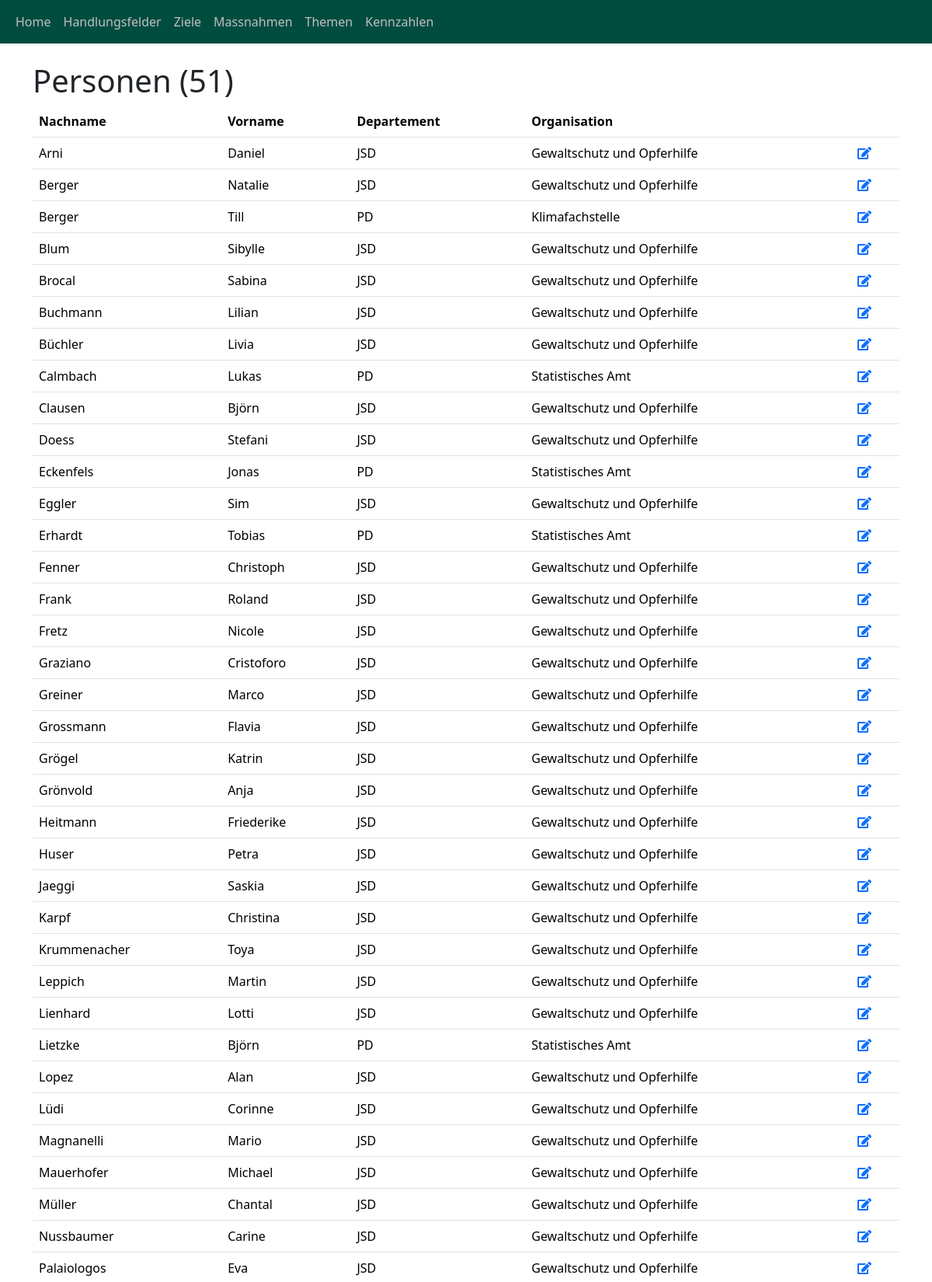
The page /index/personen/ (upper part) on the database its author committed.
### objective_manager_app/models.py (models this page shows, shortened)
class Person(models.Model):
    user = models.OneToOneField(User, on_delete=models.CASCADE, blank=True, null=True)
    vorname = models.CharField(verbose_name="Vorname", max_length=200)
    nachname = models.CharField(verbose_name="Nachname", max_length=200)
    email = models.EmailField(
        verbose_name="Email", max_length=200, null=True, blank=True
    )
    telefon = models.CharField(
        verbose_name="Telefon", max_length=200, null=True, blank=True
    )
    organisation = models.ForeignKey(Organisation, on_delete=models.CASCADE)
    erstellt_am = models.DateTimeField(auto_now_add=True)
    class Meta:
        ordering = ["nachname", "vorname"]

class Organisation(models.Model):
    departement = models.CharField(max_length=200)
    dienststelle = models.CharField(max_length=200)
    bereich = models.CharField(max_length=200)
    departement_kuerzel = models.CharField(max_length=200)
    dienststelle_kuerzel = models.CharField(max_length=200)
    bereich_kuerzel = models.CharField(max_length=200)
    def __str__(self):
        return self.bereich if self.bereich else self.dienststelle
    class Meta:
        ordering = ["departement_kuerzel", "dienststelle"]

### objective_manager_app/views.py (the view)
# urls.py: path("personen/", views.personen_list, name="personen_list"),
def personen_list(request):
    personen = Person.objects.all()
    strategie_auswahl_id = request.session.get("strategie_id", None)
    strategie_auswahl = (
        Strategie.objects.get(id=strategie_auswahl_id) if strategie_auswahl_id else None
    )
    context = {
        "personen": personen,
        "strategie": strategie_auswahl,
    }
    return render(request, "objective_manager_app/personen_list.html", context)

### objective_manager_app/templatetags/custom_filters.py (called while the page is built)
@register.filter(name='is_in_group')
def is_in_group(user, group_name):
    if user.is_authenticated:
        return user.groups.filter(name=group_name).exists()
    return False

### templates/objective_manager_app/personen_list.html (shortened to what this page needs)
{% extends "base.html" %}
{% block content %}
    <div class="container">
        <h1>Personen ({{ personen|length}})</h1>
        <table class="table">
            <thead>
                <tr>
                    <th>Nachname</th>
                    <th>Vorname</th>
                    <th>Departement</th>
                    <th>Organisation</th>
                    <th></th>
                </tr>
            </thead>
            <tbody>
                {% for person in personen %}
                <tr>
                    <td>{{ person.nachname }}</td>
                    <td>{{ person.vorname }}</td>
                    <td>{{ person.organisation.departement_kuerzel }}</td>
                    <td>{{ person.organisation }}</td>
                    <td><a href="{% url 'person_edit' person.pk %}"><i class="fas fa-edit"></i></a></td>
                </tr>
                {% endfor %}
            </tbody>
        </table>
    </div>
{% endblock %}

### rows shown on the page
Person: nachname "Arni", vorname "Daniel", organisation.departement_kuerzel "JSD", organisation "Gewaltschutz und Opferhilfe"
Person: nachname "Berger", vorname "Natalie", organisation.departement_kuerzel "JSD", organisation "Gewaltschutz und Opferhilfe"
Person: nachname "Berger", vorname "Till", organisation.departement_kuerzel "PD", organisation "Klimafachstelle"
Person: nachname "Blum", vorname "Sibylle", organisation.departement_kuerzel "JSD", organisation "Gewaltschutz und Opferhilfe"
Person: nachname "Brocal", vorname "Sabina", organisation.departement_kuerzel "JSD", organisation "Gewaltschutz und Opferhilfe"
Person: nachname "Buchmann", vorname "Lilian", organisation.departement_kuerzel "JSD", organisation "Gewaltschutz und Opferhilfe"
Person: nachname "Büchler", vorname "Livia", organisation.departement_kuerzel "JSD", organisation "Gewaltschutz und Opferhilfe"
Person: nachname "Calmbach", vorname "Lukas", organisation.departement_kuerzel "PD", organisation "Statistisches Amt"
Person: nachname "Clausen", vorname "Björn", organisation.departement_kuerzel "JSD", organisation "Gewaltschutz und Opferhilfe"
Person: nachname "Doess", vorname "Stefani", organisation.departement_kuerzel "JSD", organisation "Gewaltschutz und Opferhilfe"
Person: nachname "Eckenfels", vorname "Jonas", organisation.departement_kuerzel "PD", organisation "Statistisches Amt"
Person: nachname "Eggler", vorname "Sim", organisation.departement_kuerzel "JSD", organisation "Gewaltschutz und Opferhilfe"
Person: nachname "Erhardt", vorname "Tobias", organisation.departement_kuerzel "PD", organisation "Statistisches Amt"
Person: nachname "Fenner", vorname "Christoph", organisation.departement_kuerzel "JSD", organisation "Gewaltschutz und Opferhilfe"
Person: nachname "Frank", vorname "Roland", organisation.departement_kuerzel "JSD", organisation "Gewaltschutz und Opferhilfe"
Person: nachname "Fretz", vorname "Nicole", organisation.departement_kuerzel "JSD", organisation "Gewaltschutz und Opferhilfe"
Person: nachname "Graziano", vorname "Cristoforo", organisation.departement_kuerzel "JSD", organisation "Gewaltschutz und Opferhilfe"
Person: nachname "Greiner", vorname "Marco", organisation.departement_kuerzel "JSD", organisation "Gewaltschutz und Opferhilfe"
Person: nachname "Grossmann", vorname "Flavia", organisation.departement_kuerzel "JSD", organisation "Gewaltschutz und Opferhilfe"
Person: nachname "Grögel", vorname "Katrin", organisation.departement_kuerzel "JSD", organisation "Gewaltschutz und Opferhilfe"
Person: nachname "Grönvold", vorname "Anja", organisation.departement_kuerzel "JSD", organisation "Gewaltschutz und Opferhilfe"
Person: nachname "Heitmann", vorname "Friederike", organisation.departement_kuerzel "JSD", organisation "Gewaltschutz und Opferhilfe"
Person: nachname "Huser", vorname "Petra", organisation.departement_kuerzel "JSD", organisation "Gewaltschutz und Opferhilfe"
Person: nachname "Jaeggi", vorname "Saskia", organisation.departement_kuerzel "JSD", organisation "Gewaltschutz und Opferhilfe"
Person: nachname "Karpf", vorname "Christina", organisation.departement_kuerzel "JSD", organisation "Gewaltschutz und Opferhilfe"
Person: nachname "Krummenacher", vorname "Toya", organisation.departement_kuerzel "JSD", organisation "Gewaltschutz und Opferhilfe"
Person: nachname "Leppich", vorname "Martin", organisation.departement_kuerzel "JSD", organisation "Gewaltschutz und Opferhilfe"
Person: nachname "Lienhard", vorname "Lotti", organisation.departement_kuerzel "JSD", organisation "Gewaltschutz und Opferhilfe"
Person: nachname "Lietzke", vorname "Björn", organisation.departement_kuerzel "PD", organisation "Statistisches Amt"
Person: nachname "Lopez", vorname "Alan", organisation.departement_kuerzel "JSD", organisation "Gewaltschutz und Opferhilfe"
Person: nachname "Lüdi", vorname "Corinne", organisation.departement_kuerzel "JSD", organisation "Gewaltschutz und Opferhilfe"
Person: nachname "Magnanelli", vorname "Mario", organisation.departement_kuerzel "JSD", organisation "Gewaltschutz und Opferhilfe"
Person: nachname "Mauerhofer", vorname "Michael", organisation.departement_kuerzel "JSD", organisation "Gewaltschutz und Opferhilfe"
Person: nachname "Müller", vorname "Chantal", organisation.departement_kuerzel "JSD", organisation "Gewaltschutz und Opferhilfe"
Person: nachname "Nussbaumer", vorname "Carine", organisation.departement_kuerzel "JSD", organisation "Gewaltschutz und Opferhilfe"
Person: nachname "Palaiologos", vorname "Eva", organisation.departement_kuerzel "JSD", organisation "Gewaltschutz und Opferhilfe"

### other values the page prints
{{ personen|length }} "51"
